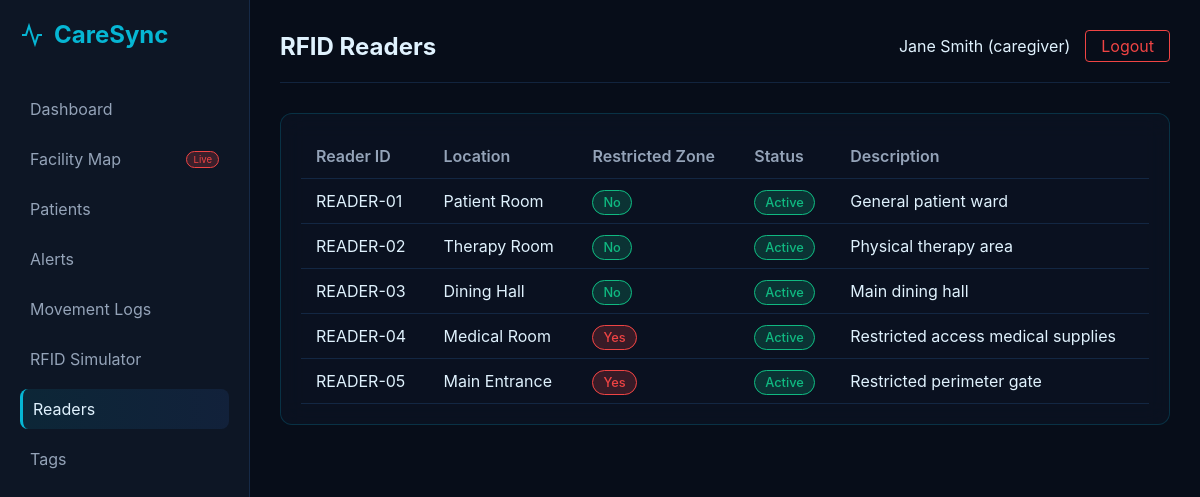
Page /rfid/readers (signed in) on the committed database.
### tables this page shows
CREATE TABLE rfid_readers (
    id INTEGER PRIMARY KEY AUTOINCREMENT,
    reader_id TEXT UNIQUE NOT NULL,
    location_name TEXT NOT NULL,
    is_restricted INTEGER NOT NULL DEFAULT 0,
    status TEXT NOT NULL DEFAULT 'Active',
    description TEXT
);

### routes/rfid_routes.py (the view)
@rfid_bp.route('/readers')
@login_required
def list_readers():
    readers = query_db("SELECT * FROM rfid_readers")
    return render_template('rfid/readers.html', readers=readers)

### database/db.py (called while the page is built)
def get_db():
    db = getattr(g, '_database', None)
    if db is None:
        db = g._database = sqlite3.connect(DATABASE)
        db.row_factory = sqlite3.Row
    return db

def close_connection(exception):
    db = getattr(g, '_database', None)
    if db is not None:
        db.close()

def query_db(query, args=(), one=False):
    cur = get_db().execute(query, args)
    rv = cur.fetchall()
    cur.close()
    return (rv[0] if rv else None) if one else rv

### routes/auth_routes.py (called while the page is built)
def login_required(f):
    @wraps(f)
    def decorated_function(*args, **kwargs):
        if 'user_id' not in session:
            return redirect(url_for('auth.login', next=request.url))
        return f(*args, **kwargs)
    return decorated_function

### templates/rfid/readers.html (shortened to what this page needs)
{% extends 'base.html' %}
{% block page_title %}RFID Readers{% endblock %}
{% block content %}
<div class="card">
    <table>
        <thead>
            <tr>
                <th>Reader ID</th>
                <th>Location</th>
                <th>Restricted Zone</th>
                <th>Status</th>
                <th>Description</th>
            </tr>
        </thead>
        <tbody>
            {% for r in readers %}
            <tr>
                <td>{{ r.reader_id }}</td>
                <td>{{ r.location_name }}</td>
                <td>
                    {% if r.is_restricted %}
                        <span class="badge red">Yes</span>
                    {% else %}
                        <span class="badge green">No</span>
                    {% endif %}
                </td>
                <td><span class="badge green">{{ r.status }}</span></td>
                <td>{{ r.description }}</td>
            </tr>
            {% endfor %}
        </tbody>
    </table>
</div>
{% endblock %}

### static/css/style.css (style rules this page uses)
:root { --bg-dark: #070d19; --bg-card: rgba(16, 26, 43, 0.7); --border-color: rgba(43, 90, 150, 0.3); --text-primary: #e0f2fe; --text-secondary: #94a3b8; --accent-cyan: #06b6d4; --accent-blue: #3b82f6; --status-green: #10b981; --status-amber: #f59e0b; --status-red: #ef4444; --glass-bg: rgba(16, 26, 43, 0.4); --glass-border: rgba(6, 182, 212, 0.2); --glass-blur: blur(12px); }
* { box-sizing: border-box; margin: 0; padding: 0; font-family: 'Inter', 'Segoe UI', Tahoma, Geneva, Verdana, sans-serif; }
body { background-color: var(--bg-dark); color: var(--text-primary); display: flex; min-height: 100vh; }
.card { background: var(--glass-bg); backdrop-filter: var(--glass-blur); border: 1px solid var(--glass-border); border-radius: 12px; padding: 20px; margin-bottom: 20px; }
.badge { padding: 4px 10px; border-radius: 20px; font-size: 0.8rem; font-weight: 500; }
.badge.green { background: rgba(16, 185, 129, 0.2); color: var(--status-green); border: 1px solid var(--status-green); }
.badge.red { background: rgba(239, 68, 68, 0.2); color: var(--status-red); border: 1px solid var(--status-red); }
table { width: 100%; border-collapse: collapse; }
th, td { padding: 12px 15px; text-align: left; border-bottom: 1px solid var(--border-color); }
th { color: var(--text-secondary); font-weight: 600; }

### rows in the picture
rfid_readers: reader_id "READER-01", location_name "Patient Room", is_restricted "No", status "Active", description "General patient ward"
rfid_readers: reader_id "READER-02", location_name "Therapy Room", is_restricted "No", status "Active", description "Physical therapy area"
rfid_readers: reader_id "READER-03", location_name "Dining Hall", is_restricted "No", status "Active", description "Main dining hall"
rfid_readers: reader_id "READER-04", location_name "Medical Room", is_restricted "Yes", status "Active", description "Restricted access medical supplies"
rfid_readers: reader_id "READER-05", location_name "Main Entrance", is_restricted "Yes", status "Active", description "Restricted perimeter gate"

### other values in the picture
{{ session.get('full_name') }} "Jane Smith"
{{ session.get('role') }} "caregiver"
